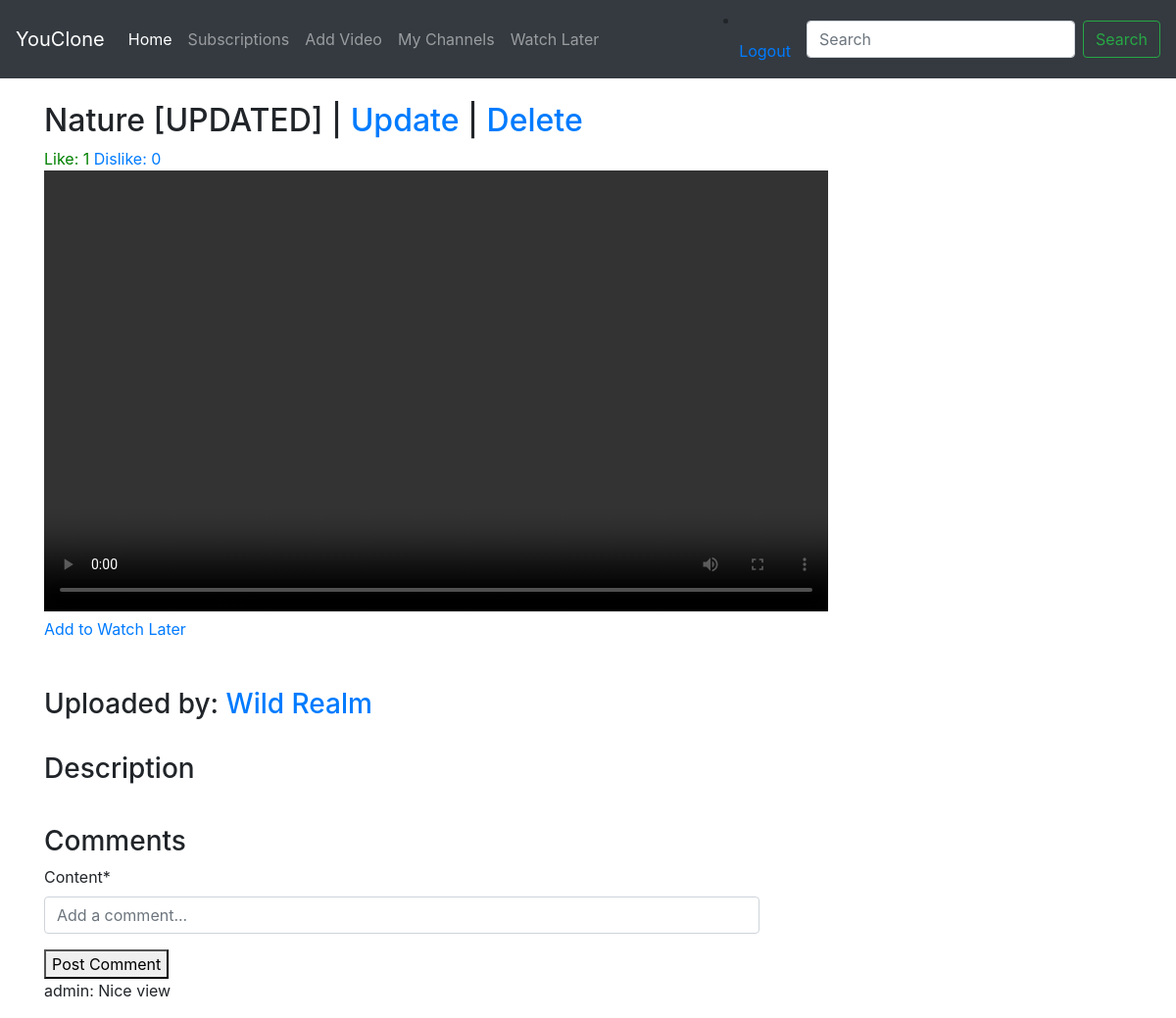
The page /video/10 (signed in) on the database its author committed.
### video/models.py (models this page shows, shortened)
class Video(models.Model):
    DEFAULT_THUMBNAIL = 'thumbnails/default_thumbnail.jpg'
    title = models.CharField(max_length=80)
    user = models.ForeignKey(User, on_delete=models.CASCADE)
    channel = models.ForeignKey(Channel, null=True, on_delete=models.CASCADE)
    file = models.FileField(upload_to='videos/', validators=[validate_file_extension])
    thumbnail = models.ImageField(default=DEFAULT_THUMBNAIL, upload_to='thumbnails/', blank=True, null=True)
    description = models.TextField(max_length=5000, blank=True, null=True)
    upload_date = models.DateTimeField(auto_now_add=True)
    tag = models.ManyToManyField(Tag, blank=True)
    likes = models.ManyToManyField(User, related_name='video_like')
    dislikes = models.ManyToManyField(User, related_name='video_dislike')
    views = models.IntegerField(default=0)
    def get_absolute_url(self):
        return reverse('video:video-detail', kwargs={'pk': self.pk})
    def dislike_count(self):
        return self.dislikes.count()
    def dislike_status(self, user):
        return self.dislikes.filter(pk=user.id).exists()
    def like_count(self):
        return self.likes.count()
    def like_status(self, user):
        return self.likes.filter(pk=user.id).exists()

class Comment(models.Model):
    video = models.ForeignKey(Video, on_delete=models.CASCADE, related_name='comments')
    user = models.ForeignKey(User, on_delete=models.CASCADE)
    content = models.TextField(max_length=10000)
    timestamp = models.DateTimeField(auto_now_add=True)

### channel/models.py (models this page shows, shortened)
class Channel(models.Model):
    DEFAULT_AVATAR = 'avatars/default_avatar.jpg'
    name = models.CharField(max_length=30)
    user = models.ForeignKey(User, null=True, on_delete=models.CASCADE)
    description = models.TextField(max_length=5000, blank=True)
    subscribers = models.ManyToManyField(User, related_name='channel_subscribers', blank=True)
    creation_date = models.DateTimeField(auto_now_add=True)
    avatar = models.ImageField(default=DEFAULT_AVATAR, upload_to='avatars/', blank=True, null=True)
    def get_absolute_url(self):
        return reverse('channel:channel-detail', kwargs={'pk': self.pk})

### video/views.py (the view, shortened to what this page needs)
# urls.py: path('video/<int:pk>', views.video_detail, name='video-detail'),
def video_detail(request, pk):
    video = get_object_or_404(Video, pk=pk)
    Video.objects.filter(pk=pk).update(views=F('views') + 1)
    form = CommentForm()
    comment_list = video.comments.order_by('-timestamp')
    like_status = video.like_status(request.user)
    dislike_status = video.dislike_status(request.user)
    watch_later_status = WatchLater.objects.filter(user=request.user, video=video).exists()
    context = {
        'video': video,
        'form': form,
        'comment_list': comment_list,
        'like_status': like_status,
        'dislike_status': dislike_status,
        'watch_later_status': watch_later_status
    }
    return render(request, 'video/video.html', context)

### video/forms.py
class CommentForm(forms.ModelForm):
    class Meta:
        model = Comment
        widgets = {
            'content': forms.TextInput(attrs={'placeholder': 'Add a comment...'})
        }
        fields = ['content']

### video/templates/video/video.html (shortened to what this page needs)
{% extends 'video/base.html' %}
{% load crispy_forms_tags %}
{% block content %}
    <section class="container mt-4">
        <h2>{{ video.title }}
            {% if request.user == video.user %}
                | <a href="{{ video.get_absolute_url }}">Update</a>
                | <a href="{{ video.get_absolute_url }}">Delete</a>
            {% endif %}
        </h2>
        <a href="{% url 'video:like' video.id %}"
           {% if like_status %}style="color: green"{% endif %}>Like: {{ video.like_count }}</a>
        <a href="{% url 'video:dislike' video.id %}"
           {% if dislike_status %}style="color: green"{% endif %}>Dislike: {{ video.dislike_count }}</a>
        <div class="row">
            <div class="col-md-4 mb-4">
                <video width="800" height="450" controls>
                    <source src="{{ video.file.url }}" type="video/mp4">
                </video>
                <a href="{% url 'video:watch-later' video.id %}">
                    {% if watch_later_status %}
                    Remove from Watch Later</a>
                    {% else %}
                        Add to Watch Later</a>
                    {% endif %}
            </div>
        </div>
        <div class="row mt-4">
            <div class="col-md-8">
                <h3>Uploaded by: <a href="{{ video.channel.get_absolute_url }}">{{ video.channel.name }}</a>
                </h3>
            </div>
        </div>
        <div class="row mt-4">
            <div class="col-md-8">
                <h3>Description</h3>
            </div>
        </div>
        <div class="row mt-4">
            <div class="col-md-8">
                <h3>Comments</h3>
                {% if user.is_authenticated %}
                    <form method="post" action="">
                        {{ form|crispy }}
                        <button type="submit">Post Comment</button>
                    </form>
                {% endif %}
                {% for comment in comment_list %}
                    <div class="comment">
                        <p>{{ comment.user }}: {{ comment.content }}</p>
                    </div>
                {% endfor %}
            </div>
        </div>
    </section>
{% endblock %}

### rows shown on the page
Video: title "Nature [UPDATED]", like_count "1", dislike_count "0", channel.name "Wild Realm"
Comment: user "admin", content "Nice view"
